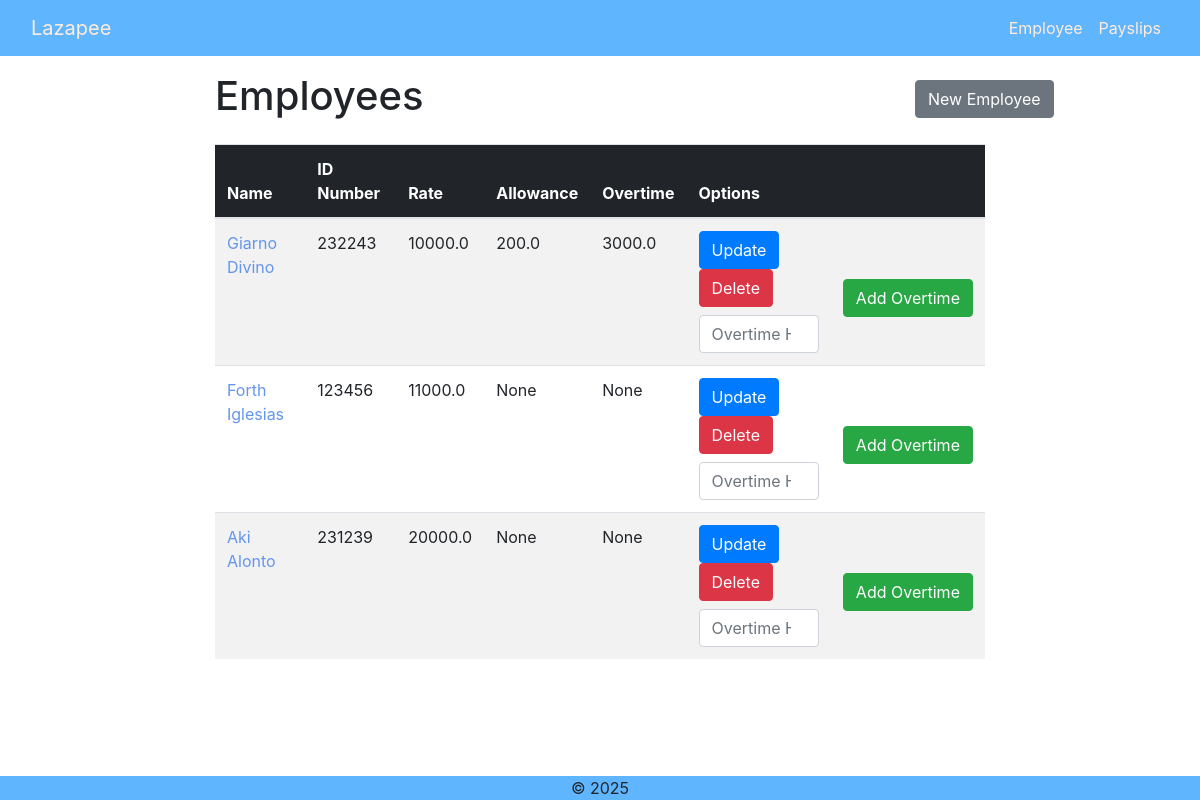
Before: / with the older database file.
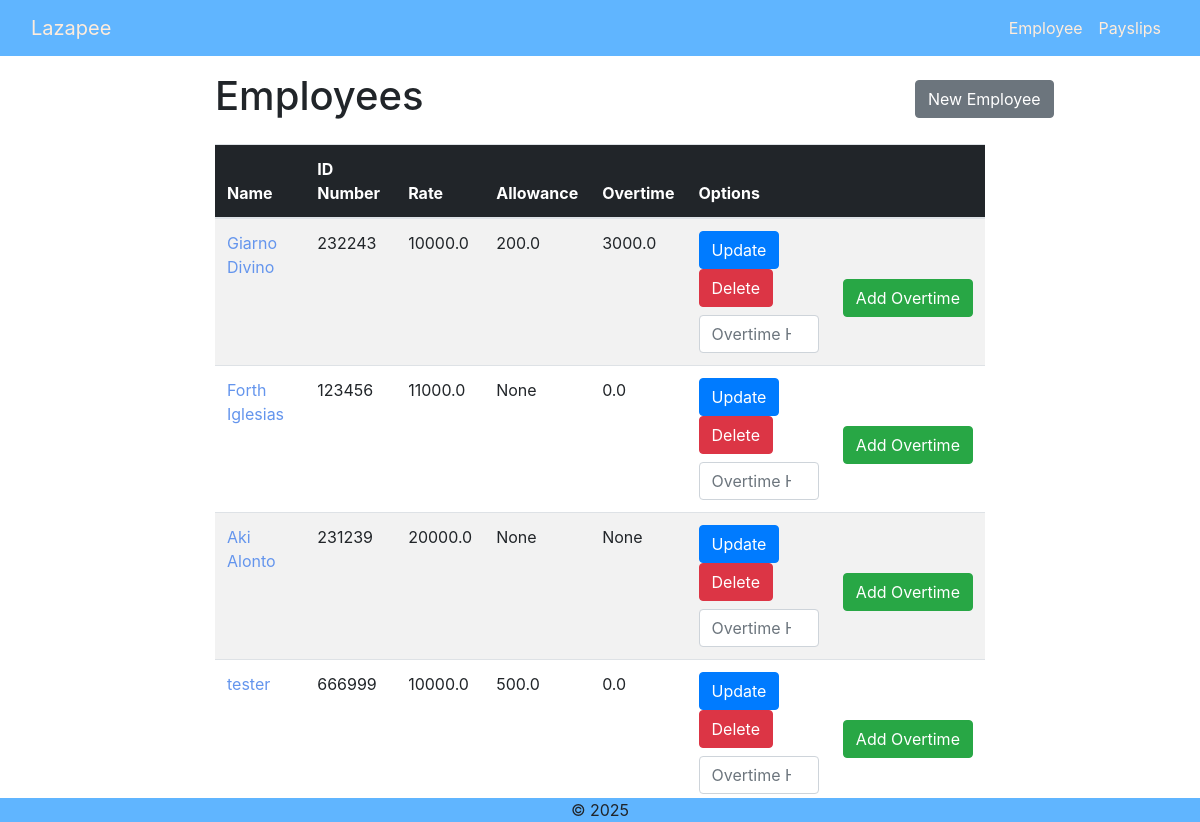
After: the same page with the newer database file.
### payroll_app/models.py (models this page shows, shortened)
class Employee(models.Model):
    name = models.CharField(max_length=50)
    id_number = models.CharField(max_length=20, unique=True)
    rate = models.FloatField()
    overtime_pay = models.FloatField(null=True, blank=True)
    allowance = models.FloatField(null=True, blank=True)
    objects = models.Manager

### payroll_app/views.py (the view)
# urls.py: 2. Add a URL to urlpatterns:  path('', views.home, name='home')
def home(request):
    employee = Employee.objects.all()
    return render(request, 'payroll_app/home.html', {'employee':employee})

### payroll_app/templates/payroll_app/home.html (shortened to what this page needs)
{% extends 'payroll_app/base.html' %} {% load static %} {% block content %}
<div class="container-fluid">
  <div class="row">
    <div class="col-4 offset-2 mt-3 mb-3">
      <h1>Employees</h1>
    </div>
    <div class="col-3 offset-3">
      <a href="{% url 'create_employee' %}" class="btn btn-secondary mt-4 mb-3">New Employee</a>
    </div>
  </div>
  <div class="row">
    <div class="col-8 offset-2">
      <table class="table table-striped">
        <thead>
          <tr>
            <th class="table-dark" scope="col">Name</th>
            <th class="table-dark" scope="col">ID Number</th>
            <th class="table-dark" scope="col">Rate</th>
            <th class="table-dark" scope="col">Allowance</th>
            <th class="table-dark" scope="col">Overtime</th>
            <th class="table-dark" scope="col">Options</th>
            <th class="table-dark" scope="col"></th>
          </tr>
        </thead>
        <tbody>
          {% for e in employee %}
          <tr>
            <td><a href="" style="color: cornflowerblue; text-decoration: none">{{ e.name }}</a></td>
            <td>{{ e.id_number }}</td>
            <td>{{ e.rate }}</td>
            <td>{{ e.allowance }}</td>
            <td>{{ e.overtime_pay }}</td>
            <td>
              <a href="{% url 'update_employee' pk=e.pk %}" class="btn btn-primary">Update</a>
              <a href="{% url 'delete_employee' pk=e.pk %}" class="btn btn-danger">Delete</a>
              <form method="POST" action="{% url 'add_overtime' pk=e.pk %}">
              <input type="number" class="form-control mt-2" min="0" placeholder="Overtime Hours" name="othours" id="othours" />
            </td>
            <td>
              <button type="submit" class="btn btn-success mt-5">Add Overtime</button>
            </td>
          </tr>
          {% endfor %}
        </tbody>
      </table>
    </div>
  </div>
</div>
{% endblock %}

Changed rows visible on the page:
changed Employee "Forth Iglesias": overtime_pay "None" → "0.0"
added Employee: name "tester", id_number "666999", rate "10000.0", allowance "500.0", overtime_pay "0.0"
